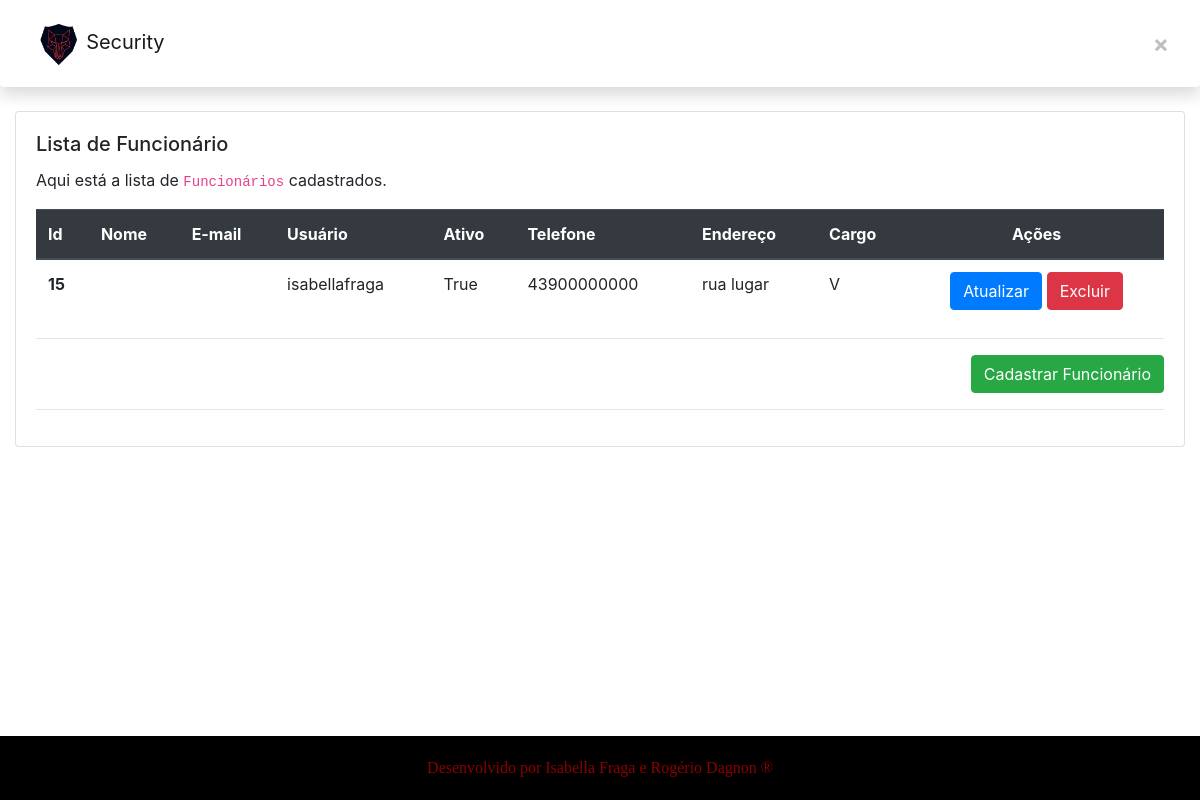
/app1/funcionarios/, run on an earlier commit of the app's database.
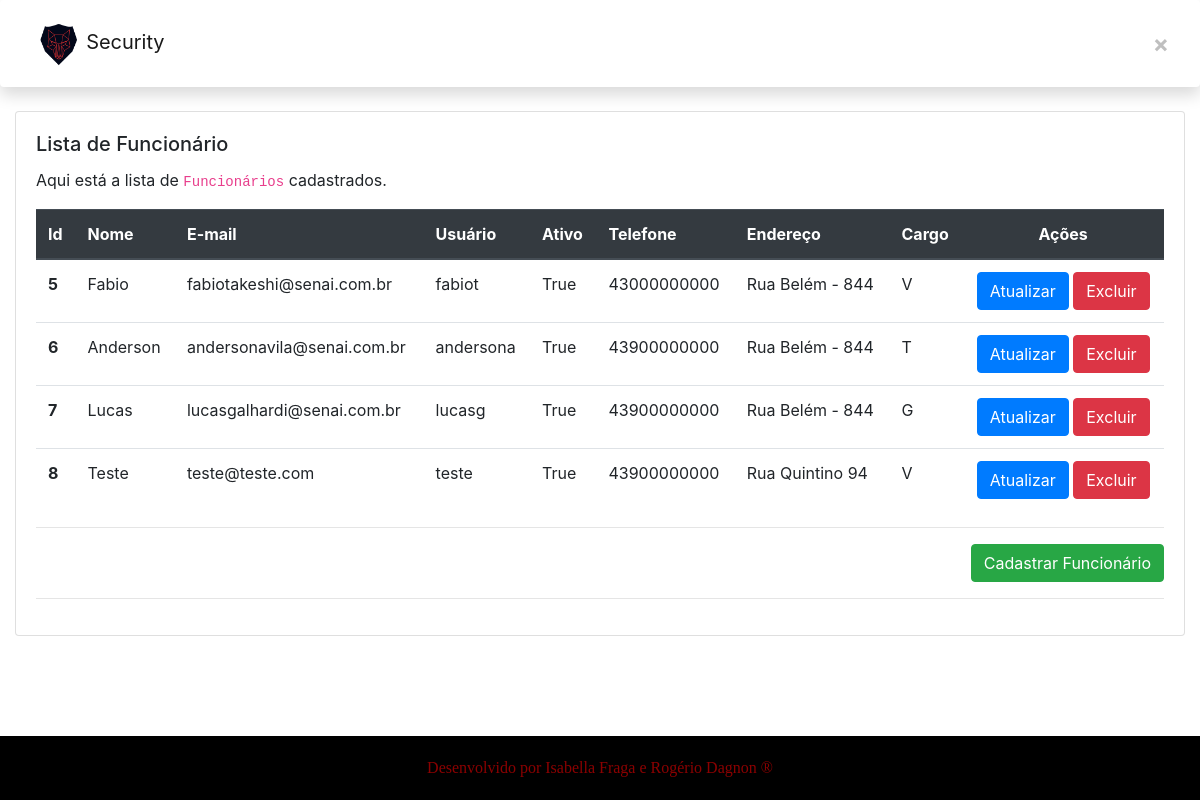
And on a later commit of the database.
### app1/models.py (models this page shows, shortened)
class Funcionario(models.Model):
    CARGO_CHOICES = [
        ["Técnico", "Técnico"],
        ["Vendedor", "Vendedor"],
        ["Gerente", "Gerente"]
    ]
    usuario = models.OneToOneField(User, on_delete=models.CASCADE, blank=False, null=True)
    CPF = models.CharField(max_length=14, blank=False, null=True)
    nascimento = models.DateField(blank=False, null=True)
    telefone = models.CharField(max_length=14, blank=False, null=True)
    endereco = models.CharField(max_length=150, blank=False, null=True)
    CTPS = models.CharField(max_length=11, blank=False, null=True)
    salario = models.DecimalField(max_digits=8, decimal_places=2, blank=False, null=True)
    admissao = models.DateField(auto_now=True, blank=False, null=True)
    cargo = models.CharField(max_length=8, blank=False, choices=CARGO_CHOICES, null=True)
    objetos = models.Manager()

### app1/views.py (the view)
# urls.py: path('funcionarios/', FuncionarioListView.as_view(), name="lista_funcionarios"),
class FuncionarioListView(ListView):
    template_name = "app3/funcionario/lista.html"
    model = Funcionario
    context_object_name = "funcionarios"

### app1/templates/app3/funcionario/lista.html (shortened to what this page needs)
{% extends "app3/_layouts/base.html" %}
{% block conteudo %}
<div class="container-fluid mt-2 mb-5">
  <div class="row">
    <div class="col-lg-15 col-md-12 col-sm-12 col-xs-12">
      <div class="card">
        <div class="card-body">
          <h5 class="card-title">Lista de Funcionário</h5>
          {% if funcionarios|length > 0 %}
            <p class="card-text">
              Aqui está a lista de <code>Funcionários</code> cadastrados.
            </p>
            <div class="search-list">
            <table class="table" id="myTable">
              <thead class="thead-dark">
              <tr>
                <th scope="col">Id</th>
                <th scope="col">Nome</th>
                <th scope="col">E-mail</th>
                <th scope="col">Usuário</th>
                <th scope="col">Ativo</th>
                <th scope="col">Telefone</th>
                <th scope="col">Endereço</th>
                <th scope="col">Cargo</th>
                <th scope="col" class="text-center">Ações</th>
              </tr>
              </thead>
              <tbody>
              {% for funcionario in funcionarios %}
                <tr>
                  <th scope="row">{{ funcionario.usuario.id }}</th>
                  <td>{{ funcionario.usuario.first_name }}</td>
                  <td>{{ funcionario.usuario.email }}</td>
                  <td>{{ funcionario.usuario.username }}</td>
                  <td>{{ funcionario.usuario.is_active }}</td>
                  <td>{{ funcionario.telefone }}</td>
                  <td>{{ funcionario.endereco }}</td>
                  <td>{{ funcionario.cargo }}</td>
                  <td class="text-center">
                    <a href="{% url 'app1:atualiza_funcionario' pk=funcionario.id %}"
                       class="btn btn-primary">
                      Atualizar
                    </a>
                    <a href="{% url 'app1:deleta_funcionario' pk=funcionario.id %}"
                      class="btn btn-danger">
                        Excluir
                    </a>
                  </td>
                </tr>
              {% endfor %}
              </tbody>
            </table>
            </div>
        {% else %}
          <div class="text-center mt-5 mb-5 jumbotron">
            <h5>Nenhum <code>Funcionário</code> cadastrado ainda.</h5>
          </div>
        {% endif %}
          <hr />
          <div class="text-right">
            <a href="{% url 'app1:cadastra_funcionario' %}" class="btn btn-success">
              Cadastrar Funcionário
            </a>
          </div>
        <hr>
        </div>
      </div>
    </div>
  </div>
</div>
{% endblock %}

What changed in the data, as far as the page shows it:
added Funcionario: usuario.id "5", usuario.first_name "Fabio", usuario.email "fabiotakeshi@senai.com.br", usuario.username "fabiot", usuario.is_active "True", telefone "43000000000", endereco "Rua Belém - 844", cargo "V"
added Funcionario: usuario.id "6", usuario.first_name "Anderson", usuario.email "andersonavila@senai.com.br", usuario.username "andersona", usuario.is_active "True", telefone "43900000000", endereco "Rua Belém - 844", cargo "T"
changed Funcionario: usuario.id "15" → "7"; usuario.first_name (not shown) → "Lucas"; usuario.email (not shown) → "lucasgalhardi@senai.com.br"; usuario.username "isabellafraga" → "lucasg"; endereco "rua lugar" → "Rua Belém - 844"; cargo "V" → "G"
added Funcionario: usuario.id "8", usuario.first_name "Teste", usuario.email "teste@teste.com", usuario.username "teste", usuario.is_active "True", telefone "43900000000", endereco "Rua Quintino 94", cargo "V"
